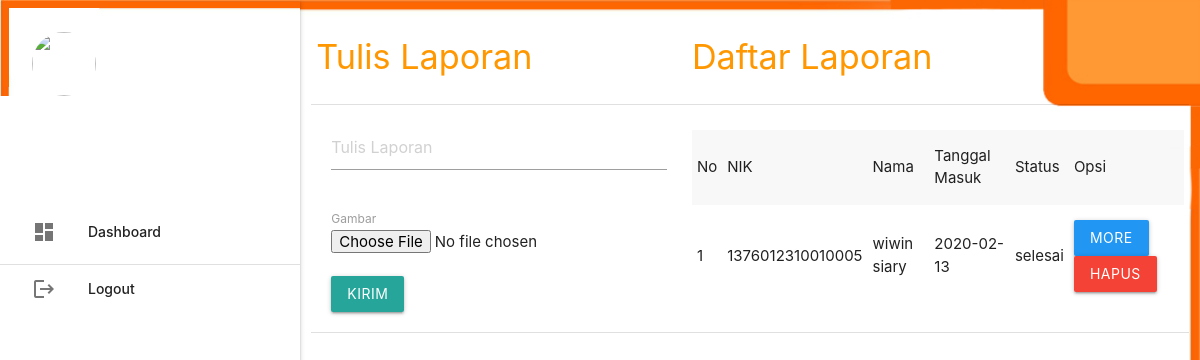
The page /masyarakat/ (signed in) on the database its author committed.
### tables this page shows
CREATE TABLE `pengaduan` (
  `id_pengaduan` int(5) NOT NULL,
  `tgl_pengaduan` varchar(20) NOT NULL,
  `nik` varchar(16) NOT NULL,
  `isi_laporan` text NOT NULL,
  `foto` varchar(255) NOT NULL,
  `status` enum('proses','selesai') NOT NULL
);

CREATE TABLE `masyarakat` (
  `nik` varchar(16) NOT NULL,
  `nama` varchar(35) NOT NULL,
  `username` varchar(25) NOT NULL,
  `password` varchar(255) NOT NULL,
  `telp` varchar(13) NOT NULL
);

### masyarakat/dashboard.php (the view, shortened to what this page needs)
<table class="responsive-table" border="2" style="width: 100%;">
	<tr>
		<td><h4 class="orange-text hide-on-med-and-down">Tulis Laporan</h4></td>
		<td><h4 class="orange-text hide-on-med-and-down">Daftar Laporan</h4></td>
	</tr>
	<tr>
		<td style="padding: 20px;">
			<form method="POST" enctype="multipart/form-data">
				<textarea class="materialize-textarea" name="laporan" placeholder="Tulis Laporan"></textarea><br><br>
				<label>Gambar</label>
				<input type="file" name="foto"><br><br>
				<input type="submit" name="kirim" value="Kirim" class="btn">
			</form>
		</td>
		<td>
			<table border="3" class="responsive-table striped highlight">
				<tr>
					<td>No</td>
					<td>NIK</td>
					<td>Nama</td>
					<td>Tanggal Masuk</td>
					<td>Status</td>
					<td>Opsi</td>
				</tr>
				<?php
					$no=1;
					$pengaduan = mysqli_query($koneksi,"SELECT * FROM pengaduan INNER JOIN masyarakat ON pengaduan.nik=masyarakat.nik INNER JOIN tanggapan ON pengaduan.id_pengaduan=tanggapan.id_pengaduan WHERE pengaduan.nik='".$_SESSION['data']['nik']."' ORDER BY pengaduan.id_pengaduan DESC");
					while ($r=mysqli_fetch_assoc($pengaduan)) { ?>
					<tr>
						<td><?php echo $no++; ?></td>
						<td><?php echo $r['nik']; ?></td>
						<td><?php echo $r['nama']; ?></td>
						<td><?php echo $r['tgl_pengaduan']; ?></td>
						<td><?php echo $r['status']; ?></td>
						<td>
							<a class="btn blue modal-trigger" href="#tanggapan&id_pengaduan=<?php echo $r['id_pengaduan'] ?>">More</a>
							<a class="btn red" onclick="return confirm('Anda Yakin Ingin Menghapus Y/N')" href="index.php?p=pengaduan_hapus&id_pengaduan=<?php echo $r['id_pengaduan'] ?>">Hapus</a></td>
					</tr>
				<?php	}
				 ?>
			</table>
		</td>
	</tr>
</table>

### rows shown on the page
pengaduan: masyarakat.nik "1376012310010005", masyarakat.nama "wiwin siary", tgl_pengaduan "2020-02-13", status "selesai"
